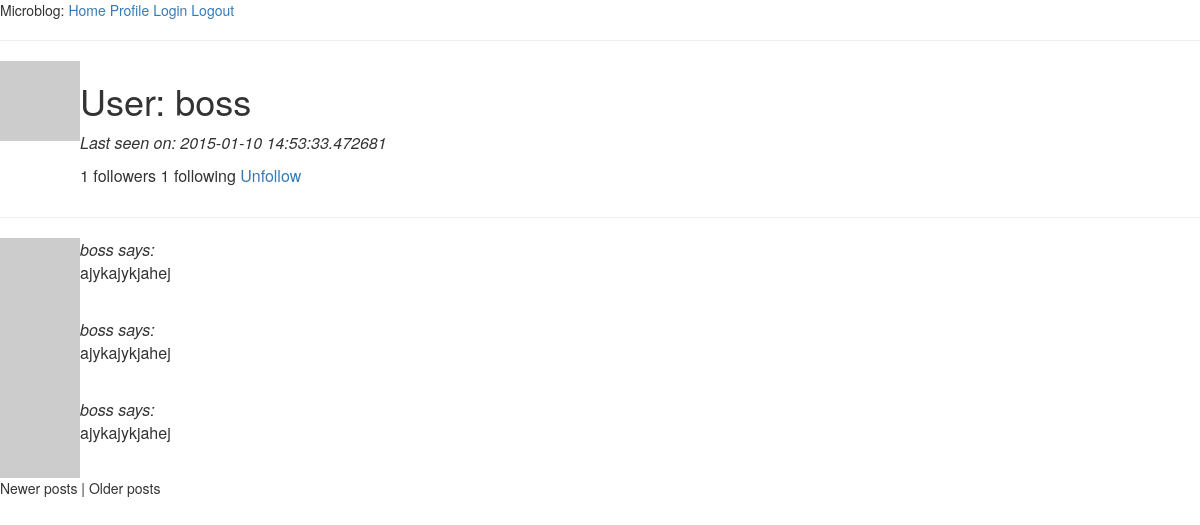
/user/boss/1 (signed in), run on the app's committed database.
### app/models.py (models this page shows, shortened)
class User(db.Model):
    id = db.Column(db.Integer, primary_key=True)
    nickname = db.Column(db.String(64), index=True, unique=True)
    email = db.Column(db.String(120), index=True, unique=True)
    posts = db.relationship('Post', backref = 'author', lazy = 'dynamic')
    about_me = db.Column(db.String(140))
    last_seen = db.Column(db.DateTime)
    followed = db.relationship('User',
                                secondary=followers,
                                primaryjoin=(followers.c.follower_id == id),
                                secondaryjoin = (followers.c.followed_id == id),
                                backref=db.backref('followers', lazy='dynamic'),
                                lazy='dynamic')
    def is_authenticated(self):
        return True
    def avatar(self, size):
        return 'http://www.gravatar.com/avatar/%s?d=retro&s=%d' % (md5(self.email.encode('utf-8')).hexdigest(), size)
    def is_following(self, user):
        return self.followed.filter(followers.c.followed_id == user.id).count() > 0

class Post(db.Model):
    id = db.Column(db.Integer, primary_key=True)
    body = db.Column(db.String(140))
    timestamp = db.Column(db.DateTime)
    user_id = db.Column(db.Integer, db.ForeignKey('user.id'))

### app/views.py (the view)
@app.route('/user/<nickname>')
@app.route('/user/<nickname>/<int:page>')
@login_required
def user(nickname, page=1):
    user = User.query.filter_by(nickname=nickname).first()
    if user is None:
        flash('User %s not found' % nickname)
        return redirect(url_for('index'))
    posts = user.posts.paginate(page, POSTS_PER_PAGE, False)
    return render_template('user.html', user = user, posts = posts)

### app/views.py (called while the page is built)
@app.before_request
def before_request():
    g.user = current_user
    if g.user.is_authenticated():
        g.user.last_seen = datetime.utcnow()
        db.session.add(g.user)
        db.session.commit()

@lm.user_loader ##We use this decorator to link with Flask-Login!
def load_user(id):
    return User.query.get(int(id))

### app/templates/user.html (shortened to what this page needs)
{% extends "base.html" %}
{% block content %}
    <table>
        <tr valign="top">
            <td>
                <img src="{{ user.avatar(128) }}" />
            </td>
            <td>
                <h1>User: {{ user.nickname }}</h1>
                {% if user.last_seen %}
                    <p><i>Last seen on: {{ user.last_seen }}</i></p>
                {% endif %}
                <p>{{ user.followers.count() }} followers
                   {{ user.followed.count() }} following
                {% if user.id == g.user.id %}
                  <a href="{{ url_for('edit') }}">Edit your profile</a>
                {% elif not g.user.is_following(user) %}
                  <a href="{{ url_for('follow', nickname=user.nickname) }}">Follow</a>
                {% else %}
                  <a href="{{ url_for('unfollow', nickname=user.nickname) }}">Unfollow</a>
              {% endif %}
              </p>
            </td>
        </tr>
    </table>
    <hr />
    {% for post in posts.items %}
        {% include 'post.html' %}
    {% endfor %}
    {% if posts.has_prev %}
        <a href="{{ url_for('user', nickname=user.nickname, page=posts.prev_num) }}"> Newer posts</a>
    {% else %}  Newer posts{% endif %} |
    {% if posts.has_next %}
    <a href="{{ url_for('user', nickname=user.nickname, page=posts.next_num) }}">Older posts </a>
    {% else %}
    Older posts
    {% endif %}
{% endblock %}

### app/templates/post.html (shortened to what this page needs)
<table>
        <tr valign="top">
            <td>
                <img src="{{ post.author.avatar(50) }}">
            </td>
            <td>
                <i>{{ post.author.nickname }} says:</i>
                <br/ >
                {{ post.body }}
            </td>
        </tr>
</table>

### data on the page
User: nickname "boss", last_seen "2015-01-10 14:53:33.472681"
Post: author.nickname "boss", body "ajykajykjahej"
Post: author.nickname "boss", body "ajykajykjahej"
Post: author.nickname "boss", body "ajykajykjahej"

### other printed values
{{ user.followers.count() }} "1"
{{ user.followed.count() }} "1"
